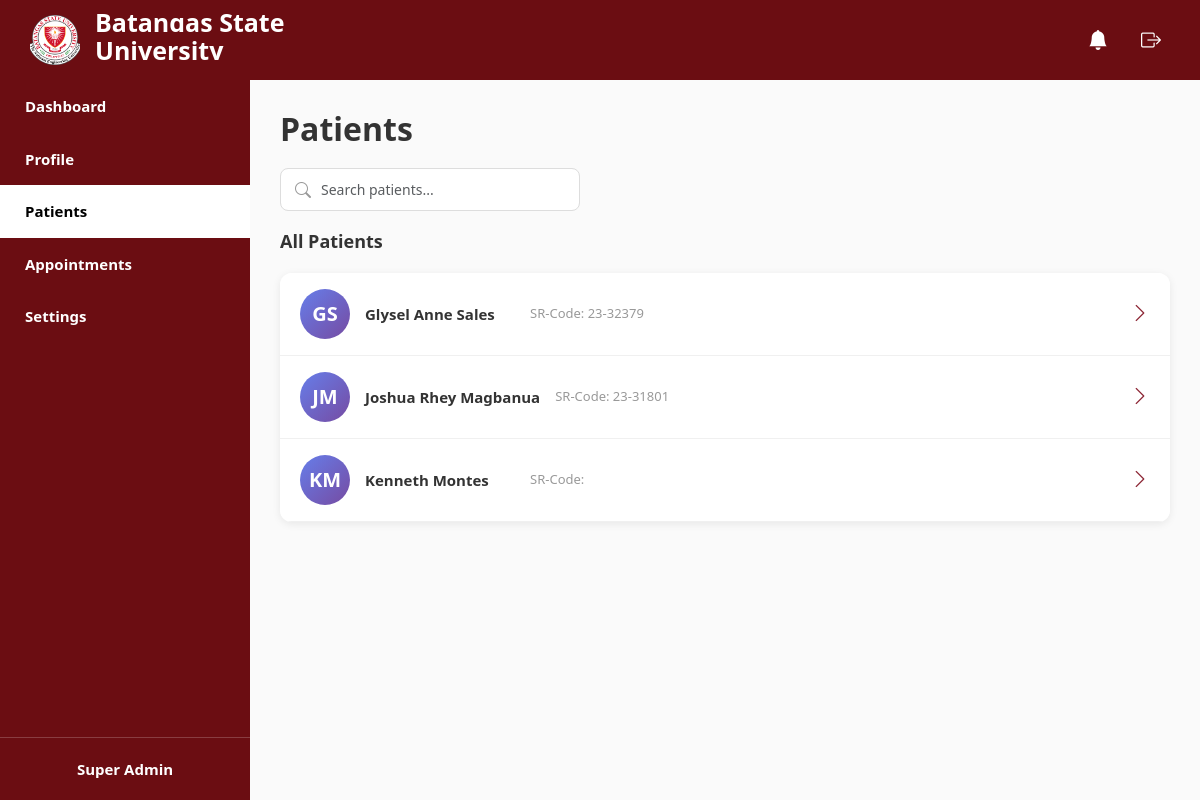
Page /medical/medical_patients.php (signed in) on the committed database.
### tables this page shows
CREATE TABLE `patients` (
  `id` int(11) NOT NULL,
  `user_id` int(11) NOT NULL,
  `sr_code` varchar(50) DEFAULT NULL,
  `fname` varchar(100) NOT NULL,
  `mname` varchar(100) DEFAULT NULL,
  `lname` varchar(100) NOT NULL,
  `full_name` varchar(255) NOT NULL,
  `email` varchar(150) NOT NULL,
  `date_of_birth` date DEFAULT NULL,
  `age` int(11) DEFAULT NULL,
  `sex` enum('Male','Female','Other') DEFAULT NULL,
  `contact_number` varchar(20) DEFAULT NULL,
  `blood_type` varchar(10) DEFAULT NULL,
  `address` text DEFAULT NULL,
  `program` varchar(100) DEFAULT NULL,
  `year_level` varchar(20) DEFAULT NULL,
  `allergies` text DEFAULT NULL,
  `medical_condition` text DEFAULT NULL,
  `guardian_name` varchar(255) DEFAULT NULL,
  `guardian_contact` varchar(20) DEFAULT NULL,
  `guardian_relationship` varchar(100) DEFAULT NULL,
  `created_at` timestamp NOT NULL DEFAULT current_timestamp(),
  `updated_at` timestamp NOT NULL DEFAULT current_timestamp() ON UPDATE current_timestamp()
);

### medical/medical_patients.php (the view, shortened to what this page needs)
<?php
$first_name = $_SESSION['fname'] ?? 'Doctor';
$last_name = $_SESSION['lname'] ?? '';
$fullName = trim($first_name . ' ' . $last_name);
$pdo = getDB();
$patients = [];
try {
    $stmt = $pdo->query("SELECT * FROM patients ORDER BY full_name ASC");
    $patients = $stmt->fetchAll();
} catch (PDOException $e) {
    error_log("Error fetching patients: " . $e->getMessage());
    $patients = [];
}
function getInitials($name) {
    $words = explode(' ', $name);
    if (count($words) >= 2) {
        return strtoupper(substr($words[0], 0, 1) . substr($words[count($words) - 1], 0, 1));
    }
    return strtoupper(substr($name, 0, 2));
}
?>
<!DOCTYPE html>
<html lang="en">
<head>
  <link href="https://cdn.jsdelivr.net/npm/bootstrap@5.3.0/dist/css/bootstrap.min.css" rel="stylesheet">
  <link rel="stylesheet" href="https://cdnjs.cloudflare.com/ajax/libs/font-awesome/6.4.0/css/all.min.css">
  <link href="https://cdn.jsdelivr.net/npm/bootstrap-icons@1.11.3/font/bootstrap-icons.css" rel="stylesheet">
  <link rel="stylesheet" href="../css/nav.css" />
  <link rel="stylesheet" href="../medical/css/medical_patients.css" />
  <link rel="stylesheet" href="../medical/css/responsive.css" />
  <link rel="stylesheet" href="../admin/css/notifications.css" />
</head>
<body>
  <div class="header">
    <div class="logo-section">
      <div class="logo">
        <img src="../img/bsu-logo.png" alt="University Logo" loading="lazy" />
      </div>
      <div class="university-name">
        <h1>Batangas State</h1>
        <h1>University</h1>
      </div>
    </div>
    <div class="header-icons">
      <?php include 'notification_component.php'; ?>
      <div class="logout-icon" id="logoutBtn"><i class="bi bi-box-arrow-right"></i></div>
    </div>
  </div>
  <div class="main-container">
    <div class="sidebar">
      <a href="../medical/medical_dashboard.php" class="menu-item">Dashboard</a>
      <a href="../medical/medical_profile.php" class="menu-item">Profile</a>
      <a href="../medical/medical_patients.php" class="menu-item active">Patients</a>
      <a href="../medical/medical_appointments.php" class="menu-item">Appointments</a>
      <a href="../medical/medical_settings.php" class="menu-item">Settings</a>
      <div class="user-profile">
        <span><?php echo htmlspecialchars($fullName); ?></span>
      </div>
    </div>
    <div class="main-content">
      <h2 class="page-title">Patients</h2>
      <div class="search-box">
        <i class="bi bi-search"></i>
        <input type="text" class="form-control" id="searchPatients" placeholder="Search patients...">
      </div>
      <div class="mt-3">
        <div class="content-wrapper">
          <div class="patients-section" id="patientsSection">
            <div class="patients-header">
              <h3>All Patients</h3>
            </div>
            <div class="patients-list" id="patientsList">
              <?php if (empty($patients)): ?>
                <p style="text-align: center; color: #999; padding: 40px;">No patients found.</p>
              <?php else: ?>
                <?php foreach ($patients as $patient): ?>
                <div class="patient-card" data-patient-id="<?php echo $patient['id']; ?>">
                  <div class="patient-avatar-wrapper">
                    <div class="patient-initials"><?php echo getInitials($patient['full_name']); ?></div>
                  </div>
                  <div class="patient-info-compact">
                    <div class="patient-name"><?php echo htmlspecialchars($patient['full_name'] ?? ''); ?></div>
                    <div class="patient-meta">SR-Code: <?php echo htmlspecialchars($patient['sr_code'] ?? 'N/A'); ?></div>
                  </div>
                  <i class="bi bi-chevron-right view-patient-btn"></i>
                </div>
                <?php endforeach; ?>
              <?php endif; ?>
            </div>
          </div>
        </div>
      </div>
    </div>
  </div>
</body>
</html>

### css/nav.css (style rules this page uses)
* { margin: 0; padding: 0; box-sizing: border-box; }
html, body { height: 100%; }
body { font-family: 'Segoe UI', Tahoma, Geneva, Verdana, sans-serif; background-color: #f5f5f5; display: flex; flex-direction: column; }
.header { background-color: #6B0D12; color: white; padding: 15px 30px; display: flex; justify-content: space-between; align-items: center; height: 80px; position: relative; flex-wrap: nowrap; min-height: 80px; }
.logo-section { display: flex; align-items: center; gap: 15px; flex-shrink: 0; min-width: 0; }
.logo { flex-shrink: 0; }
.logo img { width: 50px; height: 50px; object-fit: cover; display: block; }
.university-name { flex-shrink: 1; min-width: 0; }
.university-name h1 { font-size: 25px; font-weight: 700; line-height: 0.8; white-space: nowrap; overflow: hidden; text-overflow: ellipsis; }
.header-icons { display: flex; align-items: center; gap: 15px; flex-shrink: 0; margin-left: auto; padding-left: 15px; }
.notification-icon, .logout-icon { width: 38px; height: 38px; display: flex; align-items: center; justify-content: center; cursor: pointer; font-size: 20px; border-radius: 8px; transition: background-color 0.2s ease; flex-shrink: 0; }
.main-container { display: flex; flex: 1; height: calc(100vh - 80px); }
.sidebar { width: 250px; background-color: #6B0D12; color: white; display: flex; flex-direction: column; justify-content: flex-start; height: 100%; padding-top: 0; }
.menu-item { display: block; padding: 15px 25px; font-size: 15px; font-weight: 600; color: white; text-decoration: none; transition: background-color 0.3s ease; }
.menu-item.active { background-color: #ffffff; color: #000000; font-weight: 700; }
.user-profile { margin-top: auto; padding: 20px 25px; display: flex; align-items: center; justify-content: center; gap: 10px; border-top: 1px solid rgba(255, 255, 255, 0.2); }
.user-profile span { font-size: 15px; font-weight: 600; }

### medical/css/medical_patients.css (style rules this page uses)
* { margin: 0; padding: 0; box-sizing: border-box; }
body { font-family: 'Segoe UI', Tahoma, Geneva, Verdana, sans-serif; background: #f5f5f5; height: 100vh; overflow: hidden; }
.main-content { flex: 1; padding: 30px; background-color: #fafafa; overflow-y: auto; }
.page-title { font-size: 32px; font-weight: 600; color: #333; margin-bottom: 20px; }
.search-box { position: relative; margin-bottom: 20px; }
.search-box i { position: absolute; left: 15px; top: 50%; transform: translateY(-50%); color: #999; }
.search-box input { padding: 10px 15px 10px 40px; border: 1px solid #ddd; border-radius: 8px; font-size: 14px; width: 300px; }
.content-wrapper { display: flex; gap: 30px; position: relative; min-height: calc(100vh - 340px); }
.patients-section { flex: 1; max-width: 100%; transition: all 0.3s ease; }
.patients-header { display: flex; justify-content: space-between; align-items: center; margin-bottom: 20px; }
.patients-header h3 { margin: 0; color: #333; font-size: 18px; font-weight: 600; }
.patients-list { display: flex; flex-direction: column; gap: 0; max-height: calc(100vh - 340px); overflow-y: auto; background: white; border-radius: 12px; box-shadow: 0 2px 8px rgba(0, 0, 0, 0.08); }
.patient-card { background: white; padding: 16px 20px; display: flex; align-items: center; gap: 15px; cursor: pointer; transition: all 0.2s ease; border-bottom: 1px solid #f0f0f0; position: relative; }
.patient-avatar-wrapper { width: 50px; height: 50px; border-radius: 50%; background: linear-gradient(135deg, #667eea 0%, #764ba2 100%); display: flex; align-items: center; justify-content: center; flex-shrink: 0; }
.patient-initials { font-size: 20px; font-weight: 600; color: white; }
.patient-info-compact { flex: 1; display: flex; align-items: center; gap: 15px; }
.patient-name { font-size: 15px; font-weight: 600; color: #333; min-width: 150px; }
.patient-meta { font-size: 13px; color: #999; }
.view-patient-btn { margin-left: auto; color: #8b2332; font-size: 20px; transition: transform 0.2s ease; }

### medical/medical_patients.php (style rules this page uses)
.form-control { padding: 8px 12px; border: 1px solid #ddd; border-radius: 4px; font-size: 0.95rem; }

### rows in the picture
patients: full_name "GS", full_name "Glysel Anne Sales", sr_code "23-32379"
patients: full_name "JM", full_name "Joshua Rhey Magbanua", sr_code "23-31801"
patients: getInitials($patient['full_name']) "KM", full_name "Kenneth Montes"

### other values in the picture
$fullName "Super Admin"
